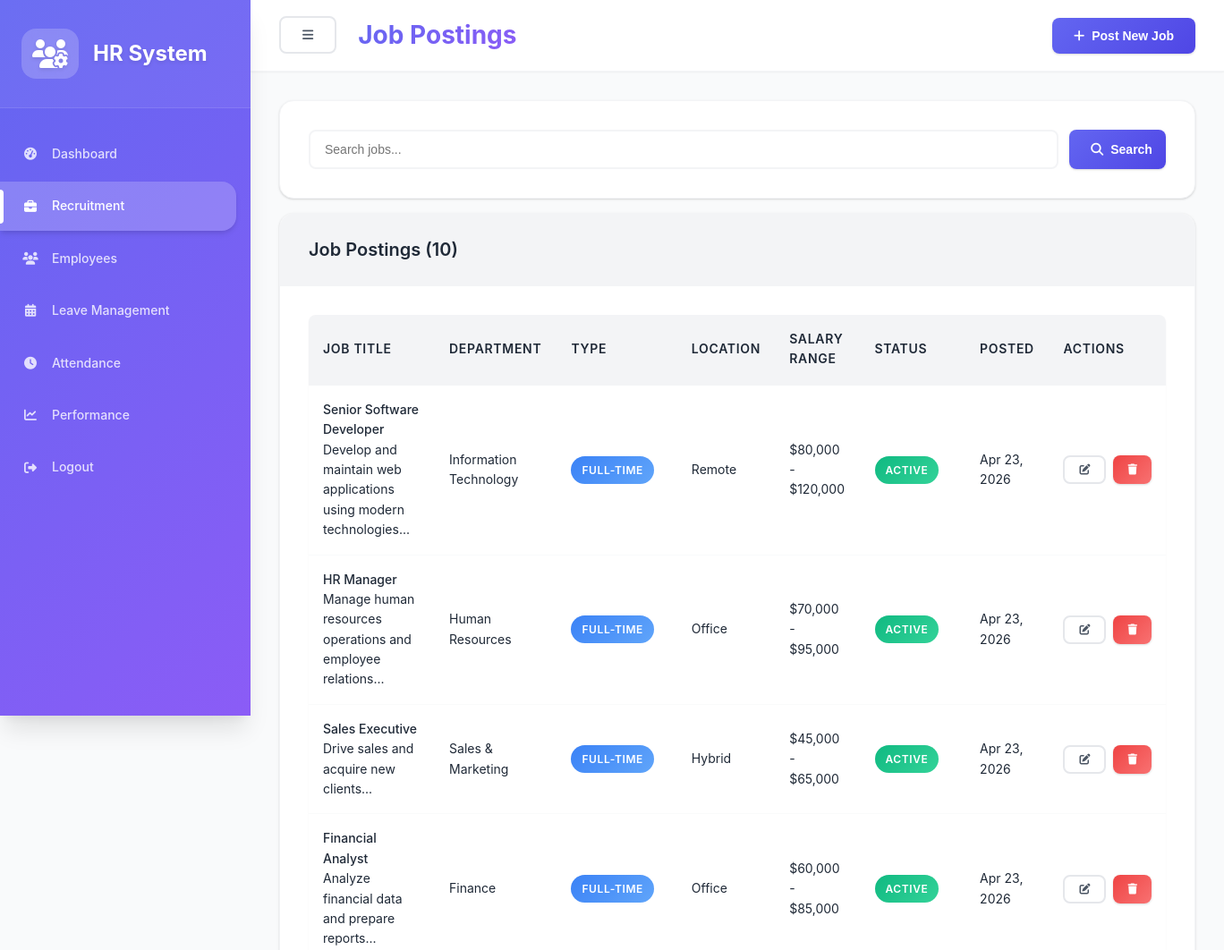
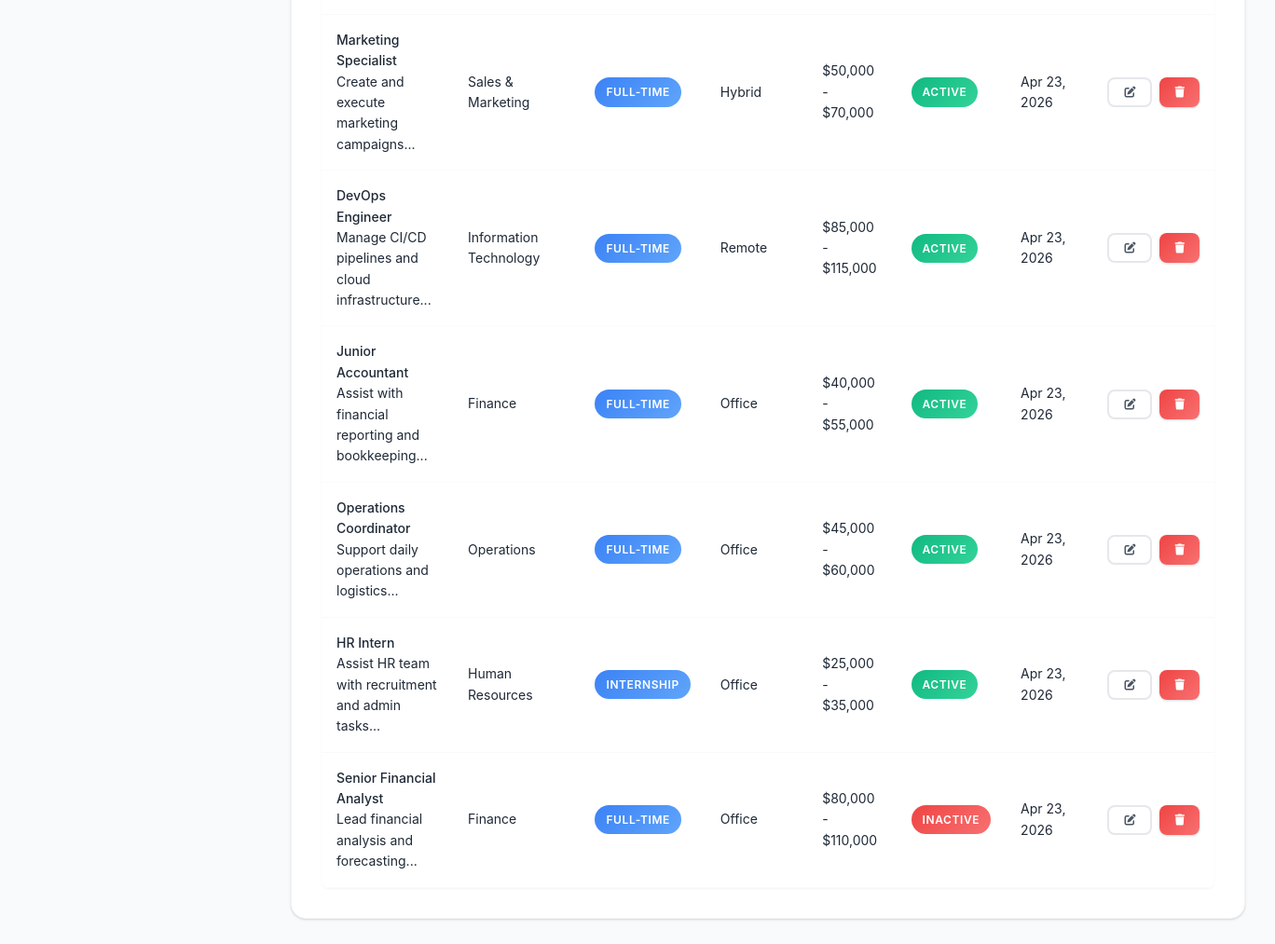
Screenshot of /modules/recruitment/jobs.php (signed in) with the database file from the repository (2 pictures, top to bottom).
### tables this page shows
CREATE TABLE jobs (
    id INT AUTO_INCREMENT PRIMARY KEY,
    title VARCHAR(200) NOT NULL,
    department_id INT,
    description TEXT,
    requirements TEXT,
    salary_range VARCHAR(100),
    location VARCHAR(100),
    job_type ENUM('full-time', 'part-time', 'contract', 'internship') DEFAULT 'full-time',
    status ENUM('active', 'inactive') DEFAULT 'active',
    created_at TIMESTAMP DEFAULT CURRENT_TIMESTAMP,
    updated_at TIMESTAMP DEFAULT CURRENT_TIMESTAMP ON UPDATE CURRENT_TIMESTAMP,
    FOREIGN KEY (department_id) REFERENCES departments(id) ON DELETE SET NULL
);

CREATE TABLE departments (
    id INT AUTO_INCREMENT PRIMARY KEY,
    name VARCHAR(100) NOT NULL,
    description TEXT,
    created_at TIMESTAMP DEFAULT CURRENT_TIMESTAMP
);

### includes/config.php (called while the page is built, shortened)
<?php
function get_pagination($total_records, $per_page = 10, $current_page = 1) {
    $total_pages = ceil($total_records / $per_page);
    $offset = ($current_page - 1) * $per_page;
    return [
        'total_records' => $total_records,
        'per_page' => $per_page,
        'current_page' => $current_page,
        'total_pages' => $total_pages,
        'offset' => $offset
    ];
}
?>

### modules/recruitment/jobs.php (the view, shortened to what this page needs)
<?php
require_once '../../includes/config.php';
$conn = getConnection();
$page = isset($_GET['page']) ? (int)$_GET['page'] : 1;
$per_page = 10;
$offset = ($page - 1) * $per_page;
$search = isset($_GET['search']) ? sanitize_input($_GET['search']) : '';
$where = $search ? "WHERE j.title LIKE ? OR d.name LIKE ?" : "";
$params = $search ? ["%$search%", "%$search%"] : [];
$total_query = "SELECT COUNT(*) as total FROM jobs j LEFT JOIN departments d ON j.department_id = d.id $where";
$stmt = $conn->prepare($total_query);
$stmt->execute($params);
$total_jobs = $stmt->fetch()['total'];
$query = "SELECT j.*, d.name as department_name FROM jobs j
          LEFT JOIN departments d ON j.department_id = d.id
          $where
          ORDER BY j.created_at DESC
          LIMIT $per_page OFFSET $offset";
$stmt = $conn->prepare($query);
$stmt->execute($params);
$jobs = $stmt->fetchAll();
?>
<!DOCTYPE html>
<html lang="en">
<head>
    <link rel="stylesheet" href="../../assets/css/enhanced-style.css">
    <link rel="stylesheet" href="https://cdnjs.cloudflare.com/ajax/libs/font-awesome/6.4.0/css/all.min.css">
</head>
<body>
    <div class="admin-container">
        <aside class="sidebar">
            <div class="sidebar-header">
                <div class="sidebar-logo">
                    <i class="fas fa-users-cog"></i>
                    <span>HR System</span>
                </div>
            </div>
            <nav class="sidebar-nav">
                <ul class="sidebar-menu">
                    <li><a href="../../dashboard.php"><i class="fas fa-tachometer-alt"></i> Dashboard</a></li>
                    <li><a href="jobs.php" class="active"><i class="fas fa-briefcase"></i> Recruitment</a></li>
                    <li><a href="../employees/employees.php"><i class="fas fa-users"></i> Employees</a></li>
                    <li><a href="../leaves/leaves.php"><i class="fas fa-calendar-alt"></i> Leave Management</a></li>
                    <li><a href="../leaves/attendance.php"><i class="fas fa-clock"></i> Attendance</a></li>
                    <li><a href="../performance/performance.php"><i class="fas fa-chart-line"></i> Performance</a></li>
                    <li><a href="#" onclick="logout()"><i class="fas fa-sign-out-alt"></i> Logout</a></li>
                </ul>
            </nav>
        </aside>
        <main class="main-content">
            <header class="header">
                <div class="header-left">
                    <button class="btn btn-outline" onclick="toggleSidebar()">
                        <i class="fas fa-bars"></i>
                    </button>
                    <h1>Job Postings</h1>
                </div>
                <div class="header-right">
                    <button class="btn btn-primary" onclick="showAddJobModal()">
                        <i class="fas fa-plus"></i> Post New Job
                    </button>
                </div>
            </header>
            <div class="content">
                <div class="card mb-4">
                    <div class="card-body">
                        <form method="GET" class="d-flex gap-3">
                            <input type="text" class="form-control" name="search" placeholder="Search jobs..." value="<?php echo htmlspecialchars($search); ?>">
                            <button type="submit" class="btn btn-primary">
                                <i class="fas fa-search"></i> Search
                            </button>
                        </form>
                    </div>
                </div>
                <div class="card">
                    <div class="card-header">
                        <h3 class="card-title">Job Postings (<?php echo $total_jobs; ?>)</h3>
                    </div>
                    <div class="card-body">
                        <?php if (empty($jobs)): ?>
                            <div class="text-center py-5">
                                <i class="fas fa-briefcase" style="font-size: 3rem; color: var(--text-muted); margin-bottom: 1rem;"></i>
                                <h4>No jobs found</h4>
                                <p style="color: var(--text-muted);">Start by posting your first job opening.</p>
                                <button class="btn btn-primary" onclick="showAddJobModal()">
                                    <i class="fas fa-plus"></i> Post New Job
                                </button>
                            </div>
                        <?php else: ?>
                            <div class="table-container">
                                <table class="table">
                                    <thead>
                                        <tr>
                                            <th>Job Title</th>
                                            <th>Department</th>
                                            <th>Type</th>
                                            <th>Location</th>
                                            <th>Salary Range</th>
                                            <th>Status</th>
                                            <th>Posted</th>
                                            <th>Actions</th>
                                        </tr>
                                    </thead>
                                    <tbody>
                                        <?php foreach ($jobs as $job): ?>
                                            <tr>
                                                <td>
                                                    <div>
                                                        <div style="font-weight: 500;"><?php echo htmlspecialchars($job['title']); ?></div>
                                                        <div style="font-size: 0.875rem; color: var(--text-muted);">
                                                            <?php echo substr(htmlspecialchars($job['description']), 0, 100) . '...'; ?>
                                                        </div>
                                                    </div>
                                                </td>
                                                <td><?php echo htmlspecialchars($job['department_name'] ?: 'Not specified'); ?></td>
                                                <td>
                                                    <span class="badge badge-info">
                                                        <?php echo htmlspecialchars($job['job_type']); ?>
                                                    </span>
                                                </td>
                                                <td><?php echo htmlspecialchars($job['location']); ?></td>
                                                <td><?php echo htmlspecialchars($job['salary_range']); ?></td>
                                                <td>
                                                    <span class="badge badge-<?php echo $job['status'] == 'active' ? 'success' : 'danger'; ?>">
                                                        <?php echo ucfirst($job['status']); ?>
                                                    </span>
                                                </td>
                                                <td><?php echo date('M j, Y', strtotime($job['created_at'])); ?></td>
                                                <td>
                                                    <div class="d-flex gap-2">
                                                        <button class="btn btn-sm btn-outline" onclick="editJob(<?php echo $job['id']; ?>)">
                                                            <i class="fas fa-edit"></i>
                                                        </button>
                                                        <button class="btn btn-sm btn-danger" onclick="deleteJob(<?php echo $job['id']; ?>)">
                                                            <i class="fas fa-trash"></i>
                                                        </button>
                                                    </div>
                                                </td>
                                            </tr>
                                        <?php endforeach; ?>
                                    </tbody>
                                </table>
                            </div>
                        <?php endif; ?>
                    </div>
                </div>
            </div>
        </main>
    </div>
</body>
</html>

### rows the page displays
jobs: title "Senior Software Developer", description "Develop and maintain web applications using modern technologies", department.name "Information Technology", job_type "FULL-TIME", location "Remote", salary_range "$80,000 - $120,000", status "ACTIVE", created_at "Apr 23, 2026"
jobs: title "HR Manager", description "Manage human resources operations and employee relations", department.name "Human Resources", job_type "FULL-TIME", location "Office", salary_range "$70,000 - $95,000", status "ACTIVE", created_at "Apr 23, 2026"
jobs: title "Sales Executive", description "Drive sales and acquire new clients", department.name "Sales & Marketing", job_type "FULL-TIME", location "Hybrid", salary_range "$45,000 - $65,000", status "ACTIVE", created_at "Apr 23, 2026"
jobs: title "Financial Analyst", description "Analyze financial data and prepare reports", department.name "Finance", job_type "FULL-TIME", location "Office", salary_range "$60,000 - $85,000", status "ACTIVE", created_at "Apr 23, 2026"
jobs: title "Marketing Specialist", description "Create and execute marketing campaigns", department.name "Sales & Marketing", job_type "FULL-TIME", location "Hybrid", salary_range "$50,000 - $70,000", status "ACTIVE", created_at "Apr 23, 2026"
jobs: title "DevOps Engineer", description "Manage CI/CD pipelines and cloud infrastructure", department.name "Information Technology", job_type "FULL-TIME", location "Remote", salary_range "$85,000 - $115,000", status "ACTIVE", created_at "Apr 23, 2026"
jobs: title "Junior Accountant", description "Assist with financial reporting and bookkeeping", department.name "Finance", job_type "FULL-TIME", location "Office", salary_range "$40,000 - $55,000", status "ACTIVE", created_at "Apr 23, 2026"
jobs: title "Operations Coordinator", description "Support daily operations and logistics", department.name "Operations", job_type "FULL-TIME", location "Office", salary_range "$45,000 - $60,000", status "ACTIVE", created_at "Apr 23, 2026"
jobs: title "HR Intern", description "Assist HR team with recruitment and admin tasks", department.name "Human Resources", job_type "INTERNSHIP", location "Office", salary_range "$25,000 - $35,000", status "ACTIVE", created_at "Apr 23, 2026"
jobs: title "Senior Financial Analyst", description "Lead financial analysis and forecasting", department.name "Finance", job_type "FULL-TIME", location "Office", salary_range "$80,000 - $110,000", status "INACTIVE", created_at "Apr 23, 2026"

### other values shown
$total_jobs "10"
